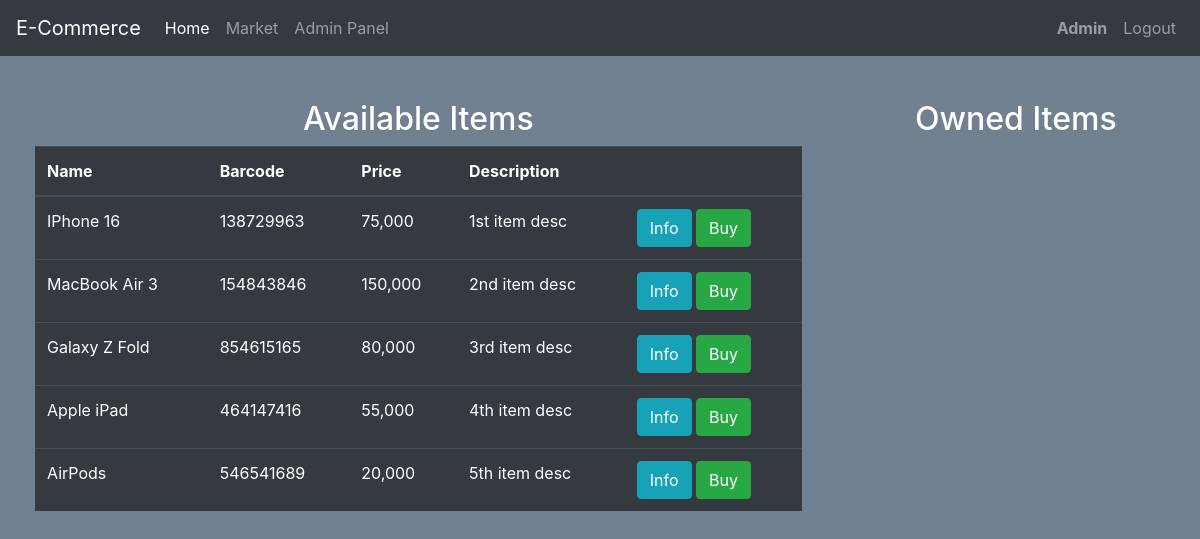
The app's page /market (signed in) with its own data.
### Market/models.py (models this page shows, shortened)
class User(db.Model, UserMixin):
    id = db.Column(db.Integer, primary_key=True)
    username = db.Column(db.String(length=30), nullable=False, unique=True)
    email_address = db.Column(db.String(length=50), nullable=False, unique=True)
    password_hash = db.Column(db.String(length=60), nullable=False)
    budget = db.Column(db.Integer, nullable=False, default=10000)
    items = db.relationship('Item', backref='owned_user', lazy=True)
    @property
    def password(self):
        return self.password

class Item(db.Model):
    id = db.Column(db.Integer, primary_key=True)
    name = db.Column(db.String(length=30), nullable=False, unique=True)
    barcode = db.Column(db.String(length=12), nullable=False, unique=True)
    price = db.Column(db.Integer, nullable=False)
    description = db.Column(db.String(length=1024), nullable=False)
    owner = db.Column(db.Integer, db.ForeignKey('user.id'))
    @property
    def prettier_price(self):
        if len(str(self.price)) >= 4:
            return f'{str(self.price)[:-3]},{str(self.price)[-3:]} '
        else:
            return f'{self.price} '

### Market/routes.py (the view, shortened to what this page needs)
@app.route("/market", methods=['GET', 'POST'])
@login_required
def MarketPage():
    if request.method == "GET":
        items = Item.query.filter_by(owner=None)
        owned_items = Item.query.filter_by(owner=current_user.id)
        return render_template('MARKET.html', title='Market', items=items, owned_items=owned_items, purchase_form=PurchaseItemForm(), sell_form=SellItemForm())

### Market/models.py (called while the page is built)
@login_manager.user_loader
def load_user(user_id):
    return User.query.get(int(user_id))

### Market/templates/MARKET.html (shortened to what this page needs)
{% extends "base.html" %}
{% block body %}
<div class="row" style="margin-top:20px; margin-left:20px">
    <div class="col-8">
        <h2 style="text-align: center;">Available Items</h2>
        <table class="table table-hover table-dark">
            <thead>
                <tr>
                    <th scope="col">Name</th>
                    <th scope="col">Barcode</th>
                    <th scope="col">Price</th>
                    <th scope="col">Description</th>
                    <th scope="col"></th>
                </tr>
            </thead>
            <tbody>
                {% for item in items %}
                <tr>
                    <td>{{ item.name }}</td>
                    <td>{{ item.barcode }}</td>
                    <td>{{ item.prettier_price }}</td>
                    <td>{{ item.description }}</td>
                    <td>
                        <button class="btn btn-outline btn-info" data-toggle="modal" data-target="#Info-{{ item.id }}">Info</button>
                        <button class="btn btn-outline btn-success" data-toggle="modal"data-target="#Buy-{{ item.id }}">Buy</button>
                    </td>
                </tr>
                {% endfor %}
            </tbody>
        </table>
    </div>
    <div class="col-4">
        <h2 style="text-align: center;">Owned Items</h2>
    </div>
    {% endblock %}

### Market/templates/base.html (shortened to what this page needs)
<!DOCTYPE html>
<html lang="en">
<head>
    <link rel="stylesheet" href="https://cdn.jsdelivr.net/npm/bootstrap@4.5.3/dist/css/bootstrap.min.css">
</head>
<body style="background-color: #708090; color: #fff;">
    <nav class="navbar navbar-expand-md navbar-dark bg-dark" style="font: bold;">
		<a class="navbar-brand" href="{{ url_for('HomePage') }}">E-Commerce</a>
		<div class="collapse navbar-collapse" id="navbarNav">
			<ul class="navbar-nav mr-auto">
				<li class="nav-item active">
					<a class="nav-link" href="{{ url_for('HomePage') }}">Home </a>
				</li>
				<li class="nav-item">
					<a class="nav-link" href="{{ url_for('MarketPage') }}">Market</a>
				</li>
				<li class="nav-item">
					<a class="nav-link" href="{{ url_for('AdminPage') }}">Admin Panel</a>
				</li>
			</ul>
            {% if current_user.is_authenticated %}
            <ul class="navbar-nav">
                <li class="nav-item">
                    <a class="nav-link"><b style="text-transform: capitalize;">{{ current_user.username }}</b></a>
                </li>
                <li class="nav-item">
                    <a class="nav-link" href="{{ url_for('LogoutPage') }}">Logout</a>
                </li>
            </ul>
          {% endif %}
		</div>
	</nav>
    <br>
    {% block body %}{% endblock %}
</body>
</html>

### records on screen
User: username "Admin"
Item: name "IPhone 16", barcode "138729963", prettier_price "75,000", description "1st item desc"
Item: name "MacBook Air 3", barcode "154843846", prettier_price "150,000", description "2nd item desc"
Item: name "Galaxy Z Fold", barcode "854615165", prettier_price "80,000", description "3rd item desc"
Item: name "Apple iPad", barcode "464147416", prettier_price "55,000", description "4th item desc"
Item: name "AirPods", barcode "546541689", prettier_price "20,000", description "5th item desc"
